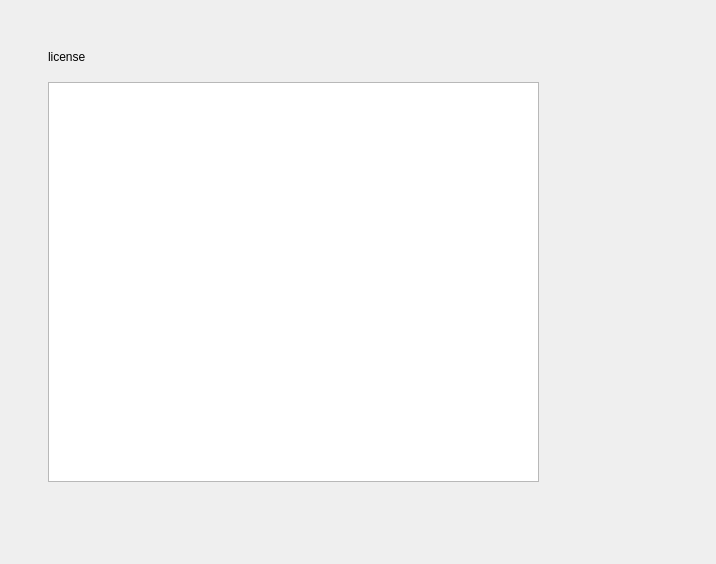
<?xml version="1.0" encoding="UTF-8"?>
<ui version="4.0">
 <class>LicenseWidget</class>
 <widget class="QWidget" name="LicenseWidget">
  <property name="geometry">
   <rect>
    <x>0</x>
    <y>0</y>
    <width>716</width>
    <height>564</height>
   </rect>
  </property>
  <property name="windowTitle">
   <string>Form</string>
  </property>
  <widget class="QLabel" name="licenseLabel">
   <property name="geometry">
    <rect>
     <x>48</x>
     <y>45</y>
     <width>74</width>
     <height>23</height>
    </rect>
   </property>
   <property name="minimumSize">
    <size>
     <width>74</width>
     <height>23</height>
    </size>
   </property>
   <property name="maximumSize">
    <size>
     <width>74</width>
     <height>23</height>
    </size>
   </property>
   <property name="text">
    <string>license</string>
   </property>
  </widget>
  <widget class="QTextEdit" name="licenseTextEdit">
   <property name="geometry">
    <rect>
     <x>48</x>
     <y>82</y>
     <width>491</width>
     <height>400</height>
    </rect>
   </property>
   <property name="minimumSize">
    <size>
     <width>491</width>
     <height>400</height>
    </size>
   </property>
   <property name="maximumSize">
    <size>
     <width>491</width>
     <height>400</height>
    </size>
   </property>
   <property name="readOnly">
    <bool>true</bool>
   </property>
  </widget>
 </widget>
 <resources/>
 <connections/>
</ui>
